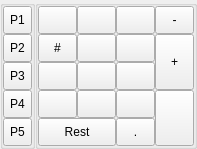
<ui version="4.0" >
 <class>PadBase</class>
 <widget class="QWidget" name="PadBase" >
  <property name="geometry" >
   <rect>
    <x>0</x>
    <y>0</y>
    <width>197</width>
    <height>149</height>
   </rect>
  </property>
  <property name="windowTitle" >
   <string>Form</string>
  </property>
  <layout class="QHBoxLayout" >
   <property name="margin" >
    <number>0</number>
   </property>
   <property name="spacing" >
    <number>0</number>
   </property>
   <item>
    <widget class="QGroupBox" name="padNoGroup" >
     <property name="sizePolicy" >
      <sizepolicy>
       <hsizetype>0</hsizetype>
       <vsizetype>7</vsizetype>
       <horstretch>0</horstretch>
       <verstretch>0</verstretch>
      </sizepolicy>
     </property>
     <property name="title" >
      <string/>
     </property>
     <layout class="QVBoxLayout" >
      <property name="margin" >
       <number>0</number>
      </property>
      <property name="spacing" >
       <number>0</number>
      </property>
      <item>
       <widget class="QToolButton" name="buttonPad1" >
        <property name="sizePolicy" >
         <sizepolicy>
          <hsizetype>7</hsizetype>
          <vsizetype>7</vsizetype>
          <horstretch>0</horstretch>
          <verstretch>0</verstretch>
         </sizepolicy>
        </property>
        <property name="text" >
         <string>P1</string>
        </property>
        <property name="checkable" >
         <bool>true</bool>
        </property>
       </widget>
      </item>
      <item>
       <widget class="QToolButton" name="buttonPad2" >
        <property name="sizePolicy" >
         <sizepolicy>
          <hsizetype>7</hsizetype>
          <vsizetype>7</vsizetype>
          <horstretch>0</horstretch>
          <verstretch>0</verstretch>
         </sizepolicy>
        </property>
        <property name="text" >
         <string>P2</string>
        </property>
        <property name="checkable" >
         <bool>true</bool>
        </property>
       </widget>
      </item>
      <item>
       <widget class="QToolButton" name="buttonPad3" >
        <property name="sizePolicy" >
         <sizepolicy>
          <hsizetype>7</hsizetype>
          <vsizetype>7</vsizetype>
          <horstretch>0</horstretch>
          <verstretch>0</verstretch>
         </sizepolicy>
        </property>
        <property name="text" >
         <string>P3</string>
        </property>
        <property name="checkable" >
         <bool>true</bool>
        </property>
       </widget>
      </item>
      <item>
       <widget class="QToolButton" name="buttonPad4" >
        <property name="sizePolicy" >
         <sizepolicy>
          <hsizetype>7</hsizetype>
          <vsizetype>7</vsizetype>
          <horstretch>0</horstretch>
          <verstretch>0</verstretch>
         </sizepolicy>
        </property>
        <property name="text" >
         <string>P4</string>
        </property>
        <property name="checkable" >
         <bool>true</bool>
        </property>
       </widget>
      </item>
      <item>
       <widget class="QToolButton" name="buttonPad5" >
        <property name="sizePolicy" >
         <sizepolicy>
          <hsizetype>0</hsizetype>
          <vsizetype>7</vsizetype>
          <horstretch>0</horstretch>
          <verstretch>0</verstretch>
         </sizepolicy>
        </property>
        <property name="text" >
         <string>P5</string>
        </property>
        <property name="checkable" >
         <bool>true</bool>
        </property>
       </widget>
      </item>
     </layout>
    </widget>
   </item>
   <item>
    <widget class="QGroupBox" name="padGroup" >
     <property name="sizePolicy" >
      <sizepolicy>
       <hsizetype>7</hsizetype>
       <vsizetype>7</vsizetype>
       <horstretch>0</horstretch>
       <verstretch>0</verstretch>
      </sizepolicy>
     </property>
     <property name="title" >
      <string/>
     </property>
     <layout class="QGridLayout" >
      <property name="margin" >
       <number>0</number>
      </property>
      <property name="spacing" >
       <number>0</number>
      </property>
      <item rowspan="2" row="1" column="3" >
       <widget class="QToolButton" name="buttonPlus" >
        <property name="sizePolicy" >
         <sizepolicy>
          <hsizetype>7</hsizetype>
          <vsizetype>7</vsizetype>
          <horstretch>0</horstretch>
          <verstretch>0</verstretch>
         </sizepolicy>
        </property>
        <property name="text" >
         <string>+</string>
        </property>
        <property name="checkable" >
         <bool>false</bool>
        </property>
       </widget>
      </item>
      <item rowspan="2" row="3" column="3" >
       <widget class="QToolButton" name="buttonEnter" >
        <property name="sizePolicy" >
         <sizepolicy>
          <hsizetype>7</hsizetype>
          <vsizetype>7</vsizetype>
          <horstretch>0</horstretch>
          <verstretch>0</verstretch>
         </sizepolicy>
        </property>
        <property name="text" >
         <string/>
        </property>
        <property name="checkable" >
         <bool>false</bool>
        </property>
       </widget>
      </item>
      <item row="4" column="2" >
       <widget class="QToolButton" name="buttonComma" >
        <property name="sizePolicy" >
         <sizepolicy>
          <hsizetype>7</hsizetype>
          <vsizetype>7</vsizetype>
          <horstretch>0</horstretch>
          <verstretch>0</verstretch>
         </sizepolicy>
        </property>
        <property name="text" >
         <string>.</string>
        </property>
        <property name="checkable" >
         <bool>true</bool>
        </property>
       </widget>
      </item>
      <item row="4" column="0" colspan="2" >
       <widget class="QToolButton" name="button0" >
        <property name="sizePolicy" >
         <sizepolicy>
          <hsizetype>7</hsizetype>
          <vsizetype>7</vsizetype>
          <horstretch>0</horstretch>
          <verstretch>0</verstretch>
         </sizepolicy>
        </property>
        <property name="text" >
         <string>Rest</string>
        </property>
        <property name="checkable" >
         <bool>true</bool>
        </property>
       </widget>
      </item>
      <item row="3" column="2" >
       <widget class="QToolButton" name="button3" >
        <property name="sizePolicy" >
         <sizepolicy>
          <hsizetype>7</hsizetype>
          <vsizetype>7</vsizetype>
          <horstretch>0</horstretch>
          <verstretch>0</verstretch>
         </sizepolicy>
        </property>
        <property name="text" >
         <string/>
        </property>
        <property name="checkable" >
         <bool>true</bool>
        </property>
       </widget>
      </item>
      <item row="3" column="1" >
       <widget class="QToolButton" name="button2" >
        <property name="sizePolicy" >
         <sizepolicy>
          <hsizetype>7</hsizetype>
          <vsizetype>7</vsizetype>
          <horstretch>0</horstretch>
          <verstretch>0</verstretch>
         </sizepolicy>
        </property>
        <property name="text" >
         <string/>
        </property>
        <property name="checkable" >
         <bool>true</bool>
        </property>
       </widget>
      </item>
      <item row="3" column="0" >
       <widget class="QToolButton" name="button1" >
        <property name="sizePolicy" >
         <sizepolicy>
          <hsizetype>7</hsizetype>
          <vsizetype>7</vsizetype>
          <horstretch>0</horstretch>
          <verstretch>0</verstretch>
         </sizepolicy>
        </property>
        <property name="text" >
         <string/>
        </property>
        <property name="checkable" >
         <bool>true</bool>
        </property>
       </widget>
      </item>
      <item row="2" column="2" >
       <widget class="QToolButton" name="button6" >
        <property name="sizePolicy" >
         <sizepolicy>
          <hsizetype>7</hsizetype>
          <vsizetype>7</vsizetype>
          <horstretch>0</horstretch>
          <verstretch>0</verstretch>
         </sizepolicy>
        </property>
        <property name="text" >
         <string/>
        </property>
        <property name="checkable" >
         <bool>true</bool>
        </property>
       </widget>
      </item>
      <item row="2" column="1" >
       <widget class="QToolButton" name="button5" >
        <property name="sizePolicy" >
         <sizepolicy>
          <hsizetype>7</hsizetype>
          <vsizetype>7</vsizetype>
          <horstretch>0</horstretch>
          <verstretch>0</verstretch>
         </sizepolicy>
        </property>
        <property name="text" >
         <string/>
        </property>
        <property name="checkable" >
         <bool>true</bool>
        </property>
       </widget>
      </item>
      <item row="2" column="0" >
       <widget class="QToolButton" name="button4" >
        <property name="sizePolicy" >
         <sizepolicy>
          <hsizetype>7</hsizetype>
          <vsizetype>7</vsizetype>
          <horstretch>0</horstretch>
          <verstretch>0</verstretch>
         </sizepolicy>
        </property>
        <property name="text" >
         <string/>
        </property>
        <property name="checkable" >
         <bool>true</bool>
        </property>
       </widget>
      </item>
      <item row="1" column="2" >
       <widget class="QToolButton" name="button9" >
        <property name="sizePolicy" >
         <sizepolicy>
          <hsizetype>7</hsizetype>
          <vsizetype>7</vsizetype>
          <horstretch>0</horstretch>
          <verstretch>0</verstretch>
         </sizepolicy>
        </property>
        <property name="text" >
         <string/>
        </property>
        <property name="checkable" >
         <bool>true</bool>
        </property>
       </widget>
      </item>
      <item row="1" column="1" >
       <widget class="QToolButton" name="button8" >
        <property name="sizePolicy" >
         <sizepolicy>
          <hsizetype>7</hsizetype>
          <vsizetype>7</vsizetype>
          <horstretch>0</horstretch>
          <verstretch>0</verstretch>
         </sizepolicy>
        </property>
        <property name="text" >
         <string/>
        </property>
        <property name="checkable" >
         <bool>true</bool>
        </property>
       </widget>
      </item>
      <item row="1" column="0" >
       <widget class="QToolButton" name="button7" >
        <property name="sizePolicy" >
         <sizepolicy>
          <hsizetype>7</hsizetype>
          <vsizetype>7</vsizetype>
          <horstretch>0</horstretch>
          <verstretch>0</verstretch>
         </sizepolicy>
        </property>
        <property name="text" >
         <string>#</string>
        </property>
        <property name="checkable" >
         <bool>true</bool>
        </property>
       </widget>
      </item>
      <item row="0" column="3" >
       <widget class="QToolButton" name="buttonMinus" >
        <property name="sizePolicy" >
         <sizepolicy>
          <hsizetype>7</hsizetype>
          <vsizetype>7</vsizetype>
          <horstretch>0</horstretch>
          <verstretch>0</verstretch>
         </sizepolicy>
        </property>
        <property name="text" >
         <string>-</string>
        </property>
        <property name="checkable" >
         <bool>false</bool>
        </property>
       </widget>
      </item>
      <item row="0" column="2" >
       <widget class="QToolButton" name="buttonMultiplication" >
        <property name="sizePolicy" >
         <sizepolicy>
          <hsizetype>7</hsizetype>
          <vsizetype>7</vsizetype>
          <horstretch>0</horstretch>
          <verstretch>0</verstretch>
         </sizepolicy>
        </property>
        <property name="text" >
         <string/>
        </property>
        <property name="checkable" >
         <bool>true</bool>
        </property>
       </widget>
      </item>
      <item row="0" column="1" >
       <widget class="QToolButton" name="buttonDivision" >
        <property name="sizePolicy" >
         <sizepolicy>
          <hsizetype>7</hsizetype>
          <vsizetype>7</vsizetype>
          <horstretch>0</horstretch>
          <verstretch>0</verstretch>
         </sizepolicy>
        </property>
        <property name="text" >
         <string/>
        </property>
        <property name="checkable" >
         <bool>true</bool>
        </property>
       </widget>
      </item>
      <item row="0" column="0" >
       <widget class="QToolButton" name="buttonEscape" >
        <property name="sizePolicy" >
         <sizepolicy>
          <hsizetype>7</hsizetype>
          <vsizetype>7</vsizetype>
          <horstretch>0</horstretch>
          <verstretch>0</verstretch>
         </sizepolicy>
        </property>
        <property name="text" >
         <string/>
        </property>
        <property name="checkable" >
         <bool>true</bool>
        </property>
       </widget>
      </item>
     </layout>
    </widget>
   </item>
  </layout>
 </widget>
 <resources/>
 <connections/>
</ui>
